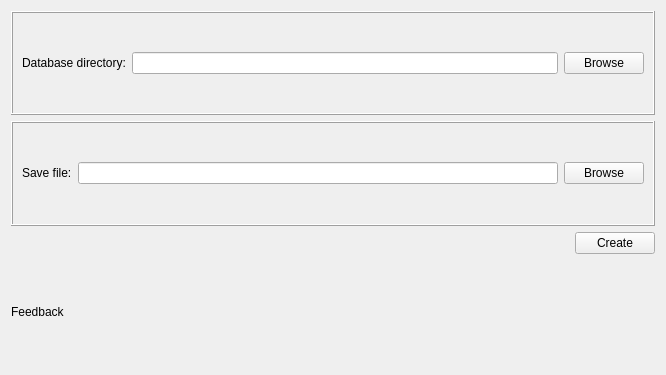
<?xml version="1.0" encoding="UTF-8"?>
<ui version="4.0">
 <class>DatabaseCreator</class>
 <widget class="QWidget" name="DatabaseCreator">
  <property name="windowModality">
   <enum>Qt::ApplicationModal</enum>
  </property>
  <property name="geometry">
   <rect>
    <x>0</x>
    <y>0</y>
    <width>666</width>
    <height>375</height>
   </rect>
  </property>
  <property name="windowTitle">
   <string>Form</string>
  </property>
  <layout class="QGridLayout" name="gridLayout">
   <item row="0" column="0" colspan="3">
    <widget class="QFrame" name="frame">
     <property name="frameShape">
      <enum>QFrame::Box</enum>
     </property>
     <property name="frameShadow">
      <enum>QFrame::Raised</enum>
     </property>
     <layout class="QGridLayout" name="gridLayout_3">
      <item row="0" column="0">
       <widget class="QLabel" name="label">
        <property name="text">
         <string>Database directory:</string>
        </property>
       </widget>
      </item>
      <item row="0" column="1">
       <widget class="QLineEdit" name="lineEdit_read"/>
      </item>
      <item row="0" column="2">
       <widget class="QPushButton" name="pushButton_read_browse">
        <property name="text">
         <string>Browse</string>
        </property>
       </widget>
      </item>
     </layout>
    </widget>
   </item>
   <item row="1" column="0" colspan="3">
    <widget class="QFrame" name="frame_2">
     <property name="frameShape">
      <enum>QFrame::Box</enum>
     </property>
     <property name="frameShadow">
      <enum>QFrame::Raised</enum>
     </property>
     <layout class="QGridLayout" name="gridLayout_2">
      <item row="0" column="0">
       <widget class="QLabel" name="label_2">
        <property name="text">
         <string>Save file:</string>
        </property>
       </widget>
      </item>
      <item row="0" column="1">
       <widget class="QLineEdit" name="lineEdit_save"/>
      </item>
      <item row="0" column="2">
       <widget class="QPushButton" name="pushButton_save_browse">
        <property name="text">
         <string>Browse</string>
        </property>
       </widget>
      </item>
     </layout>
    </widget>
   </item>
   <item row="2" column="1">
    <spacer name="horizontalSpacer">
     <property name="orientation">
      <enum>Qt::Horizontal</enum>
     </property>
     <property name="sizeHint" stdset="0">
      <size>
       <width>558</width>
       <height>20</height>
      </size>
     </property>
    </spacer>
   </item>
   <item row="2" column="2">
    <widget class="QPushButton" name="pushButton_create">
     <property name="text">
      <string>Create</string>
     </property>
    </widget>
   </item>
   <item row="3" column="0" colspan="3">
    <widget class="QLabel" name="label_feedback">
     <property name="text">
      <string>Feedback</string>
     </property>
    </widget>
   </item>
  </layout>
 </widget>
 <resources/>
 <connections/>
</ui>
